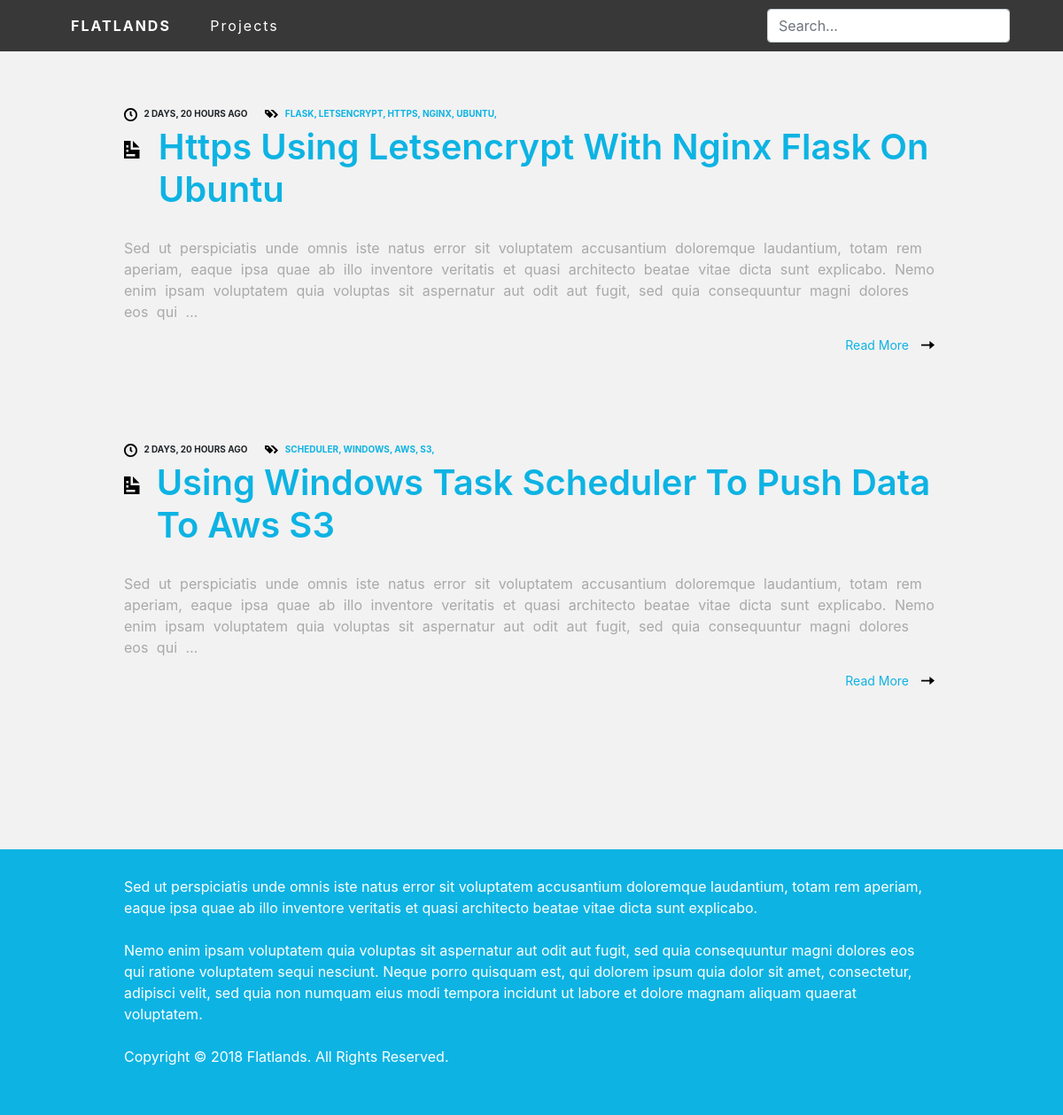
/articles/, run on an earlier commit of the app's database.
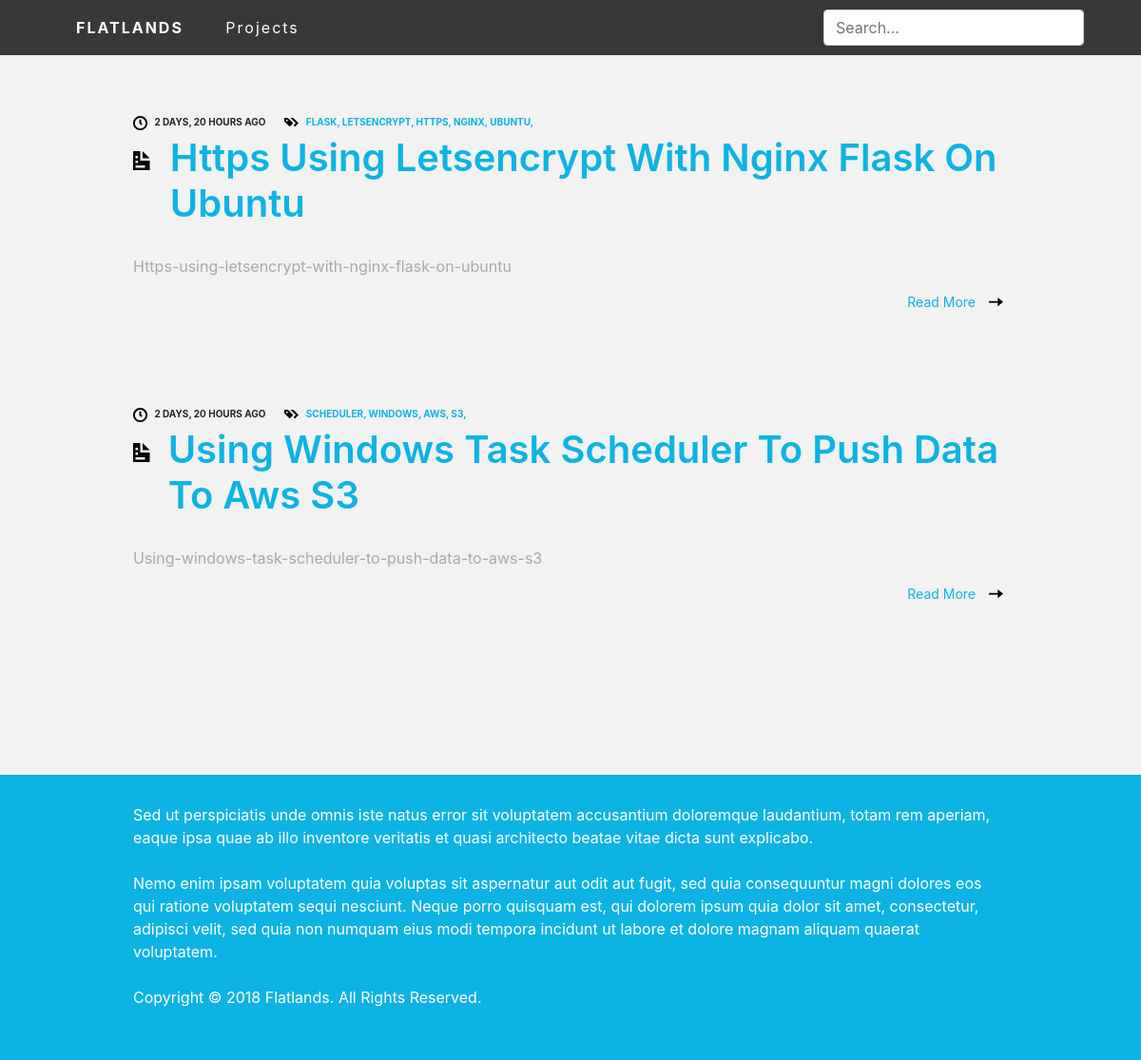
And on a later commit of the database.
### blog/models.py (models this page shows, shortened)
class Article(models.Model):
    name = models.CharField(max_length=200)
    content = models.CharField(max_length=5000)
    pub_date = models.DateTimeField('date published')
    tags = models.CharField(max_length=200)
    project = models.ForeignKey(Project, on_delete=models.CASCADE, null=True, blank=True)
    def tag_list(self):
        return str(self.tags).split(' ')

### blog/views.py (the view)
# urls.py: path('articles/', views.articles, name='articles'),
def articles(request):
    articles = Article.objects.filter(project=None).order_by('-pub_date')
    context = {'articles': articles}
    return render(request, 'blog/articles.html', context)

### blog/templates/blog/articles.html (shortened to what this page needs)
{% extends "blog/base.html" %}
{% load static %}
{% block content %}
<p style="height:105px;"></p>
{% for article in articles %}
{% if article.project == None %}
<div class="bloglistpost">
    <div class="blogpostheader">
        <div class="bloglistpostdate">
            <img class="iconic-svg" src="{% static 'blog/svg/clock.svg' %}" alt="clock icon">
            {{article.pub_date|timesince|upper}} AGO
        </div>
        <div class="bloglistposttags">
            <img class="iconic-svg" src="{% static 'blog/svg/tags.svg' %}" alt="tags icon">
            {% for tag in article.tag_list %}
                <a href="">{{tag|upper}}, </a>
            {% endfor %}
        </div>
    </div>
    <div class="bloglistpostname display-4">
            <div>
            <img class="iconic-svg-header" src="{% static 'blog/svg/document.svg' %}" alt="tags icon">&ensp;
        </div>
        <div><a href="/articles/{{ article.id }}/">{{ article.name|title }}</a>
            </div>
    </div>
    <div class="bloglistpostcontent">
            {{ article.content|capfirst|truncatewords:50 }}
        </div>
            <div class="blogpostreadmore">
                    <a href="/articles/{{ article.id }}/">Read More</a>&emsp;<img class="iconic-svg" src="{% static 'blog/svg/arrow-right.svg' %}" alt="arrow icon">
                </div>
</div>
{% endif %}
{% endfor %}
{% endblock %}

What changed in the data, as far as the page shows it:
changed Article "Https Using Letsencrypt With Nginx Flask On Ubuntu": content "Sed ut perspiciatis unde omnis iste natus error sit voluptatem accusantium doloremque laudantium, totam rem aperiam, eaque ipsa quae ab illo inventore veritatis et quasi architecto beatae vitae dicta sunt explicabo. Nemo enim ipsam voluptatem quia voluptas sit aspernatur aut odit aut fugit, sed quia consequuntur magni dolores eos qui …" → "Https-using-letsencrypt-with-nginx-flask-on-ubuntu"
changed Article "Using Windows Task Scheduler To Push Data To Aws S3": content "Sed ut perspiciatis unde omnis iste natus error sit voluptatem accusantium doloremque laudantium, totam rem aperiam, eaque ipsa quae ab illo inventore veritatis et quasi architecto beatae vitae dicta sunt explicabo. Nemo enim ipsam voluptatem quia voluptas sit aspernatur aut odit aut fugit, sed quia consequuntur magni dolores eos qui …" → "Using-windows-task-scheduler-to-push-data-to-aws-s3"
